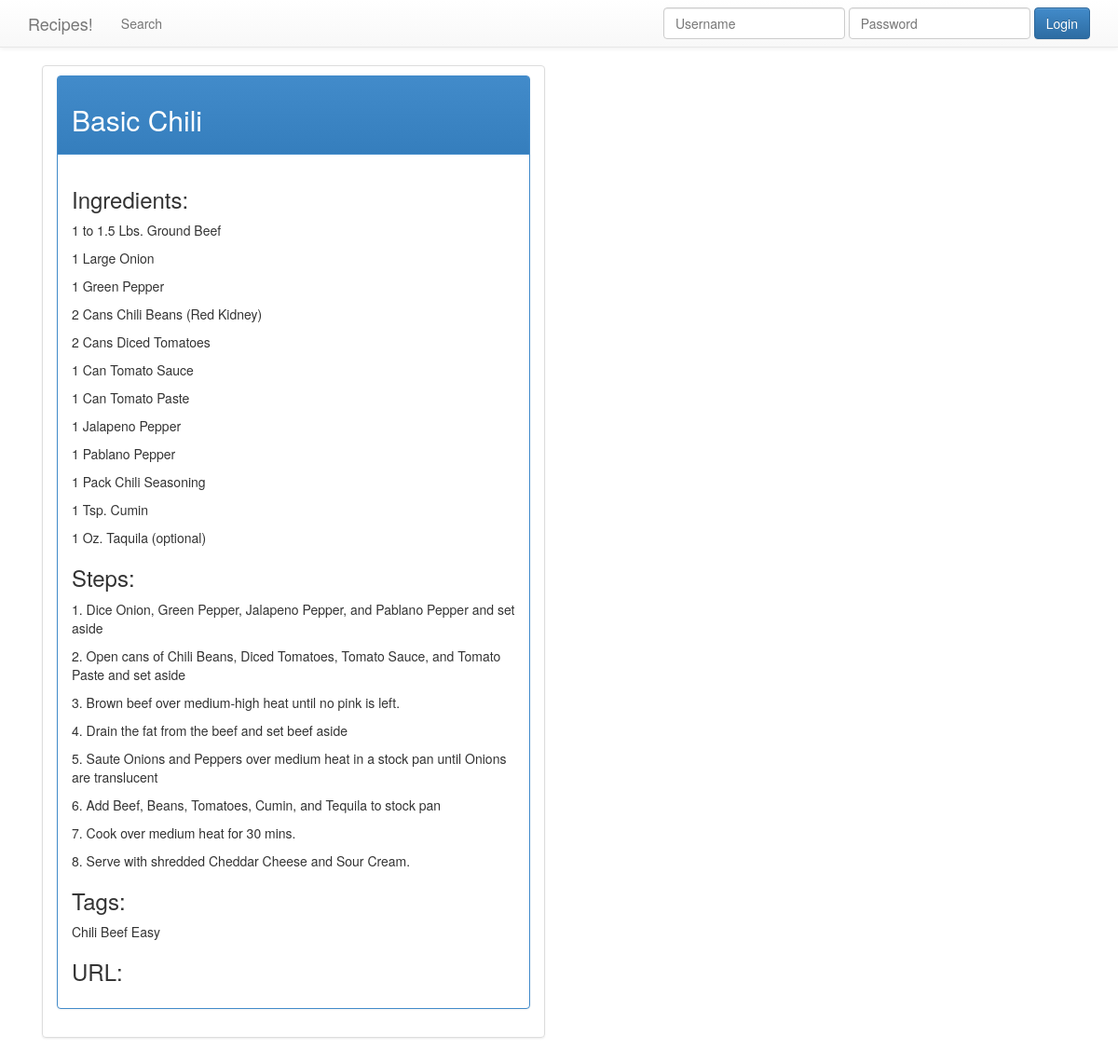
The page /view/9 on the database its author committed.
### tables this page shows
CREATE TABLE entries (url TEXT, tags TEXT, id integer PRIMARY KEY, title text, ingredients text, steps text);

### flaskr.py (the view)
@app.route('/view/<id>')
def view_entry(id):
    db = get_db()
    cur = db.execute('select id, title, ingredients, steps, tags, url \
                      from entries where id = ? order by id desc',
                     [id.strip()])
    entries = cur.fetchall()
    return render_template('view_entry.html', entries=entries)

### flaskr.py (called while the page is built)
@app.template_filter()
@evalcontextfilter
def nl2br(eval_ctx, value):
    result = u'\n\n'.join(u'<p>%s</p>' % p.replace('\n', '<br>\n')
                          for p in _paragraph_re.split(escape(value)))
    if eval_ctx.autoescape:
        result = Markup(result)
    return result

def get_db():
    if not hasattr(g, 'sqlite_db'):
        g.sqlite_db = connect_db()
    return g.sqlite_db

def connect_db():
    rv = sqlite3.connect(app.config['DATABASE'])
    rv.row_factory = sqlite3.Row
    return rv

### templates/view_entry.html
{% extends "layout.html" %}
{% block body %}
  <div class="col-lg-6">
  {% for entry in entries %}
  <ul class="list-group">
    <li class="list-group-item">
    <div class="panel panel-primary">
        <div class="panel-heading">
        <h2>{{ entry.title }}</h2>{% if session.logged_in %}<a href="/edit/{{ entry.id }}" class="btn btn-sm btn-primary">Edit</a>{% endif %}
        </div>
        <div class="panel-body">
            <h3>Ingredients:</h3>{{ entry.ingredients|nl2br }}
            <h3>Steps:</h3>{{ entry.steps|nl2br }}
            <h3>Tags:</h3>{{ entry.tags }}
            <h3>URL:</h3>{{ entry.url }}
        </div>
    </div>
    </li>
    </ul>
  {% else %}
    <div class="alert alert-danger">Recipe #{{ entry.id }} does not exist.</div>
  {% endfor %}
  </div>
{% endblock %}

### static/css/theme.css (style rules this page uses)
body { padding-top: 70px; padding-bottom: 30px; }

### rows shown on the page
entries: title "Basic Chili", ingredients "1 to 1.5 Lbs. Ground Beef 1 Large Onion 1 Green Pepper 2 Cans Chili Beans (Red Kidney) 2 Cans Diced Tomatoes 1 Can Tomato Sauce 1 Can Tomato Paste 1 Jalapeno Pepper 1 Pablano Pepper 1 Pack Chili Seasoning 1 Tsp. Cumin 1 Oz. Taquila (optional)", steps "1. Dice Onion, Green Pepper, Jalapeno Pepper, and Pablano Pepper and set aside 2. Open cans of Chili Beans, Diced Tomatoes, Tomato Sauce, and Tomato Paste and set aside 3. Brown beef over medium-high heat until no pink is left. 4. Drain the fat from the beef and set beef aside 5. Saute Onions and Peppers over medium heat in a stock pan until Onions are translucent 6. Add Beef, Beans, Tomatoes, Cumin, and Tequila to stock pan 7. Cook over medium heat for 30 mins. 8. Serve with shredded Cheddar Cheese and Sour Cream.", tags "Chili Beef Easy"
